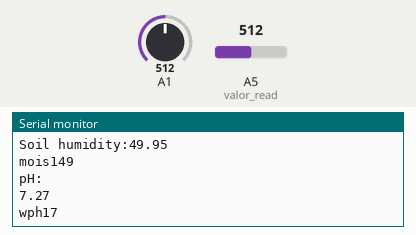
Simulated run of this sketch. Board: Arduino Uno, built with avr-gcc and run on an emulated ATmega328P. On the bench: the last lines printed to the serial monitor. Inputs (shaded band) come from the test bench; at power-on: A1 = 512, A5 (valor_read) = 512. No radio packets arrive unless stated.

Above: at 13.8 s.
13.9 s: A1 set to 716
At 18.9 s:
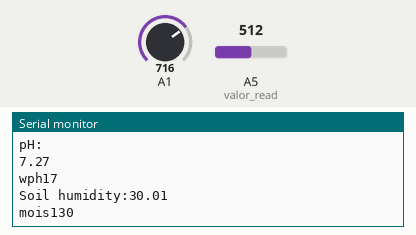
23.6 s: A5 (valor_read) set to 716
At 27.2 s:
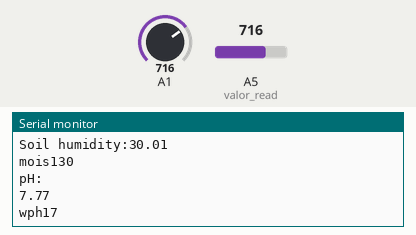
33.3 s: A1 set to 900
43.0 s: A5 (valor_read) set to 900
At 45.1 s:
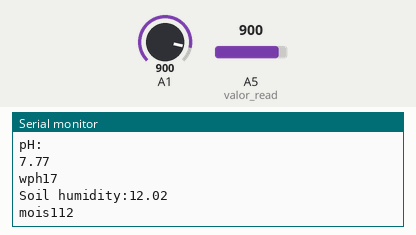
Timing chart, 0 to 46.6 s (numbered marks = the images above; inputs shaded):
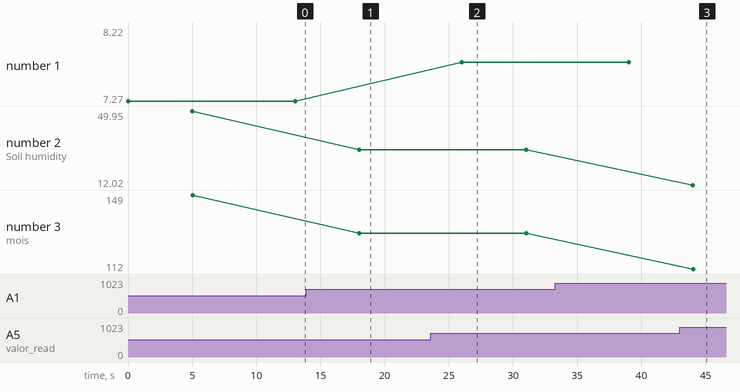

Measured:
- after the input at 13.9 s, the serial monitor: prints a new line after 4.1 s (image 1)
- after the input at 23.6 s, the serial monitor: prints a new line after 2.4 s (image 2)
- plotted number 1: 7.27 → 7.77 after the input at 23.6 s, 7.77 → 8.22 after the input at 43.0 s
- plotted number 2: 49.95 → 30.01 after the input at 13.9 s
- plotted number 3: 149 → 130 after the input at 13.9 s

The sketch:

plant_soil_and_ph_transmit.ino
```cpp
//PH: +5v, gnd,A5
//Soil: +5V, gnd, A1

/**
 pH 7 = 0 V
 pH Acid [8,14] = - mV
 pH Basic [1,6] = + mV
 Calibration 2,45 = 0

 Vinegar = 2 V -> Vtotal= 2,45 - 2 = 0,45 V


 pH = 7 - pH_deviation

 We consider: Vinegar (pH 3); water (pH 7)

 straight aproximation of ArdupH v0.1 at 25ºC

 					y=(2,45-2)/(-0,41)=Deviation;
 					x= 7 - y  pH

 We introduce: y(volts) and get back: x=(pH)

*/
#include <nRF24L01.h>
#include <RF24.h>
#include <RF24_config.h>
#include <SPI.h>
RF24 radio(9,10);
 String message;

float valor_read=A5; //reads PH value
float valor;
float desv2;
float desv;
float pH;
float mV;
void setup(){
  pinMode(valor_read, INPUT);
  Serial.begin(9600);
    radio_start(0x4c);     //call the radio to setup
}

void loop(){
  valor= analogRead(valor_read);
  mV=valor/1000;
  desv2=(2.45-mV);
  desv=desv2/(-0.41);
  pH=7+desv+5;
  Serial.println("pH: ");  Serial.println(pH);
  dht_write(pH,"wph1");//Send soil pH data through the radio frequency transmiter (the number would go from wph1 to wph6 for each cell)


  int lectura_humedad_tierra = analogRead(A1);
  float humedad_tierra =100 - lectura_humedad_tierra * (100.0 / 1023.0);
  Serial.print("Soil humidity:");                        //Serial print soil humidity
  Serial.println(humedad_tierra);
    dht_write(humedad_tierra,"mois1");//Send soil humidity data through the radio frequency transmiter (the number would go from mois1 to mois6 for each cell)

  delay(3000);
}


  /////////////////////////////////////Radio frequency functions///////////////////////


void radio_start(int channel)
{
  radio.begin();
  radio.setPALevel(RF24_PA_MAX);
  radio.setChannel(76);
  radio.openWritingPipe(0xF0F0F0F0E1LL);
  radio.enableDynamicPayloads();
  radio.powerUp();
}
void sensor_write(int sensor, String prefix, int sensor_id)
{
  map(sensor,0,1023,0,1023);
  String sensor_out = prefix + String(analogRead(sensor_id),DEC);
  write_data(sensor_out);
  delay(5000);
}

void dht_write(int sensor, String prefix)
{
  map(sensor,0,1023,0,1023);
  String sensor_out = prefix + sensor;
  write_data(sensor_out);
  delay(5000);
}
void write_data(String data)
{
  char outBuffer[32]= "";                            //Create the char 'outBuffer' allowing a max payload of 32 characters
  data.toCharArray(outBuffer, 32);                   //Convert string message to the char array of outBuffer
  radio.write(outBuffer, strlen(outBuffer));         //Transmit outBuffer
  Serial.println(data);                              //Serial print data (debug)
}
```
